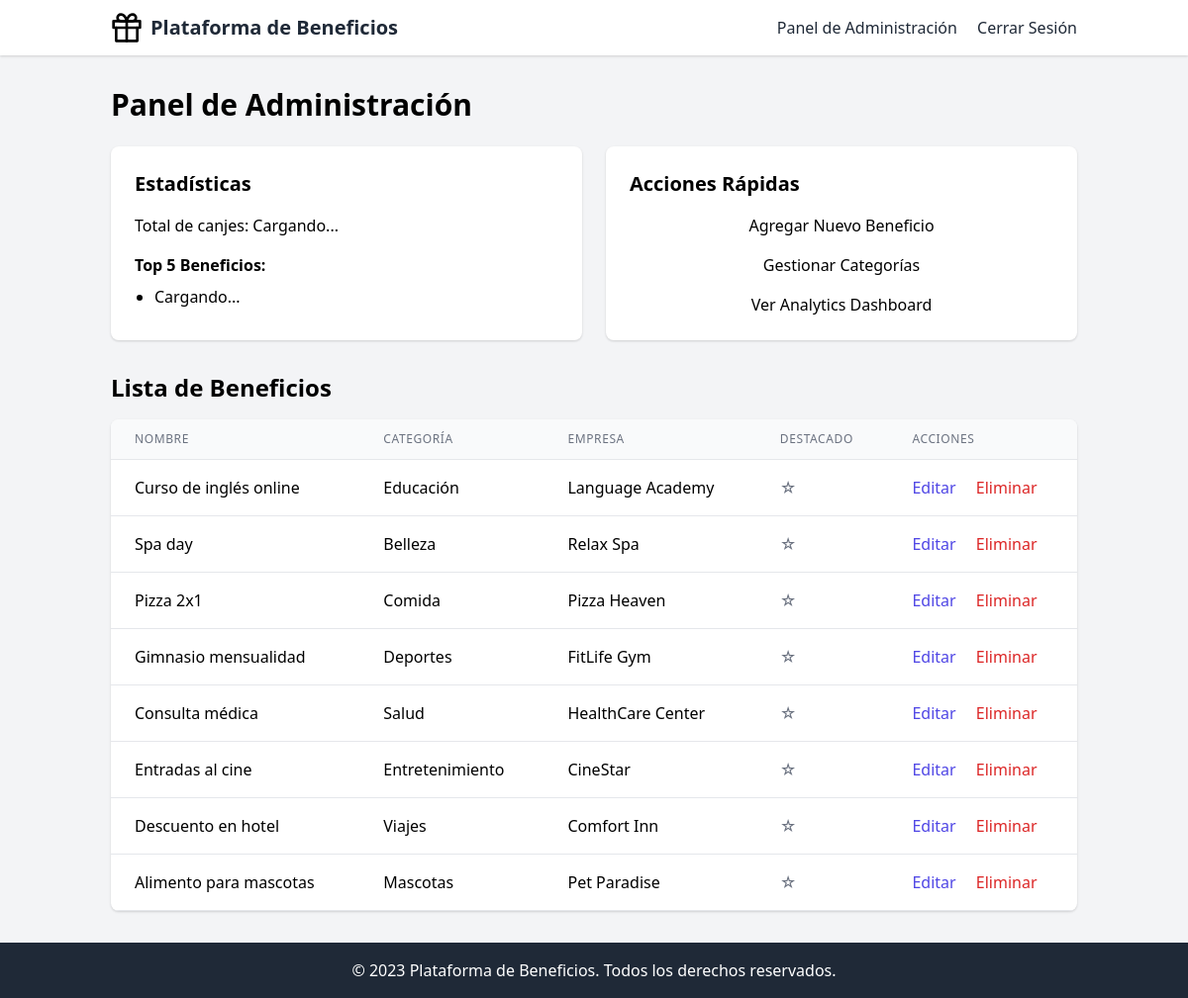
The app's page /admin/dashboard (signed in) with its own data.
### app/models.py (models this page shows)
class Benefit(db.Model):
    id = db.Column(db.Integer, primary_key=True)
    name = db.Column(db.String(128), index=True)
    description = db.Column(db.Text)
    image_url = db.Column(db.String(256))
    company = db.Column(db.String(128))
    category_id = db.Column(db.Integer, db.ForeignKey('category.id'))
    redemptions = db.relationship('Redemption', backref='benefit', lazy='dynamic')
    featured = db.Column(db.Boolean, default=False)

class Category(db.Model):
    id = db.Column(db.Integer, primary_key=True)
    name = db.Column(db.String(64), index=True, unique=True)
    image_url = db.Column(db.String(256))
    benefits = db.relationship('Benefit', backref='category', lazy='dynamic')

### app/admin/routes.py (the view)
@bp.route('/dashboard')
@login_required
def dashboard():
    benefits = Benefit.query.all()
    categories = Category.query.all()
    return render_template('admin/dashboard.html', benefits=benefits, categories=categories)

### app/models.py (called while the page is built)
@login_manager.user_loader
def load_user(id):
    return User.query.get(int(id))

### templates/admin/dashboard.html (shortened to what this page needs)
{% extends "base.html" %}
{% block content %}
<h1 class="text-3xl font-bold mb-6">Panel de Administración</h1>
<div class="grid grid-cols-1 md:grid-cols-2 gap-6 mb-8">
    <div class="bg-white rounded-lg shadow p-6">
        <h2 class="text-xl font-semibold mb-4">Estadísticas</h2>
        <p>Total de canjes: <span id="total-redemptions">Cargando...</span></p>
        <h3 class="font-semibold mt-4 mb-2">Top 5 Beneficios:</h3>
        <ul id="top-benefits" class="list-disc pl-5">
            <li>Cargando...</li>
        </ul>
    </div>
    <div class="bg-white rounded-lg shadow p-6">
        <h2 class="text-xl font-semibold mb-4">Acciones Rápidas</h2>
        <a href="{{ url_for('admin.add_benefit') }}" class="btn-primary block text-center mb-4">Agregar Nuevo Beneficio</a>
        <a href="{{ url_for('admin.categories') }}" class="btn-primary block text-center mb-4">Gestionar Categorías</a>
        <a href="{{ url_for('admin.analytics') }}" class="btn-primary block text-center">Ver Analytics Dashboard</a>
    </div>
</div>
<h2 class="text-2xl font-semibold mb-4">Lista de Beneficios</h2>
<div class="overflow-x-auto bg-white rounded-lg shadow">
    <table class="min-w-full">
        <thead>
            <tr>
                <th class="px-6 py-3 border-b border-gray-200 bg-gray-50 text-left text-xs leading-4 font-medium text-gray-500 uppercase tracking-wider">Nombre</th>
                <th class="px-6 py-3 border-b border-gray-200 bg-gray-50 text-left text-xs leading-4 font-medium text-gray-500 uppercase tracking-wider">Categoría</th>
                <th class="px-6 py-3 border-b border-gray-200 bg-gray-50 text-left text-xs leading-4 font-medium text-gray-500 uppercase tracking-wider">Empresa</th>
                <th class="px-6 py-3 border-b border-gray-200 bg-gray-50 text-left text-xs leading-4 font-medium text-gray-500 uppercase tracking-wider">Destacado</th>
                <th class="px-6 py-3 border-b border-gray-200 bg-gray-50 text-left text-xs leading-4 font-medium text-gray-500 uppercase tracking-wider">Acciones</th>
            </tr>
        </thead>
        <tbody>
            {% for benefit in benefits %}
            <tr>
                <td class="px-6 py-4 whitespace-no-wrap border-b border-gray-200">{{ benefit.name }}</td>
                <td class="px-6 py-4 whitespace-no-wrap border-b border-gray-200">{{ benefit.category.name }}</td>
                <td class="px-6 py-4 whitespace-no-wrap border-b border-gray-200">{{ benefit.company }}</td>
                <td class="px-6 py-4 whitespace-no-wrap border-b border-gray-200">
                    <form action="{{ url_for('admin.toggle_featured', id=benefit.id) }}" method="POST" class="inline">
                        <button type="submit" class="{% if benefit.featured %}text-yellow-500{% else %}text-gray-500{% endif %} hover:text-yellow-700">
                            {% if benefit.featured %}★{% else %}☆{% endif %}
                        </button>
                    </form>
                </td>
                <td class="px-6 py-4 whitespace-no-wrap border-b border-gray-200">
                    <a href="{{ url_for('admin.edit_benefit', id=benefit.id) }}" class="text-indigo-600 hover:text-indigo-900 mr-4">Editar</a>
                    <form class="delete-form inline" action="{{ url_for('admin.delete_benefit', id=benefit.id) }}" method="POST">
                        <button type="submit" class="text-red-600 hover:text-red-900">Eliminar</button>
                    </form>
                </td>
            </tr>
            {% endfor %}
        </tbody>
    </table>
</div>
{% endblock %}

### records on screen
Benefit: name "Curso de inglés online", category.name "Educación", company "Language Academy"
Benefit: name "Spa day", category.name "Belleza", company "Relax Spa"
Benefit: name "Pizza 2x1", category.name "Comida", company "Pizza Heaven"
Benefit: name "Gimnasio mensualidad", category.name "Deportes", company "FitLife Gym"
Benefit: name "Consulta médica", category.name "Salud", company "HealthCare Center"
Benefit: name "Entradas al cine", category.name "Entretenimiento", company "CineStar"
Benefit: name "Descuento en hotel", category.name "Viajes", company "Comfort Inn"
Benefit: name "Alimento para mascotas", category.name "Mascotas", company "Pet Paradise"
